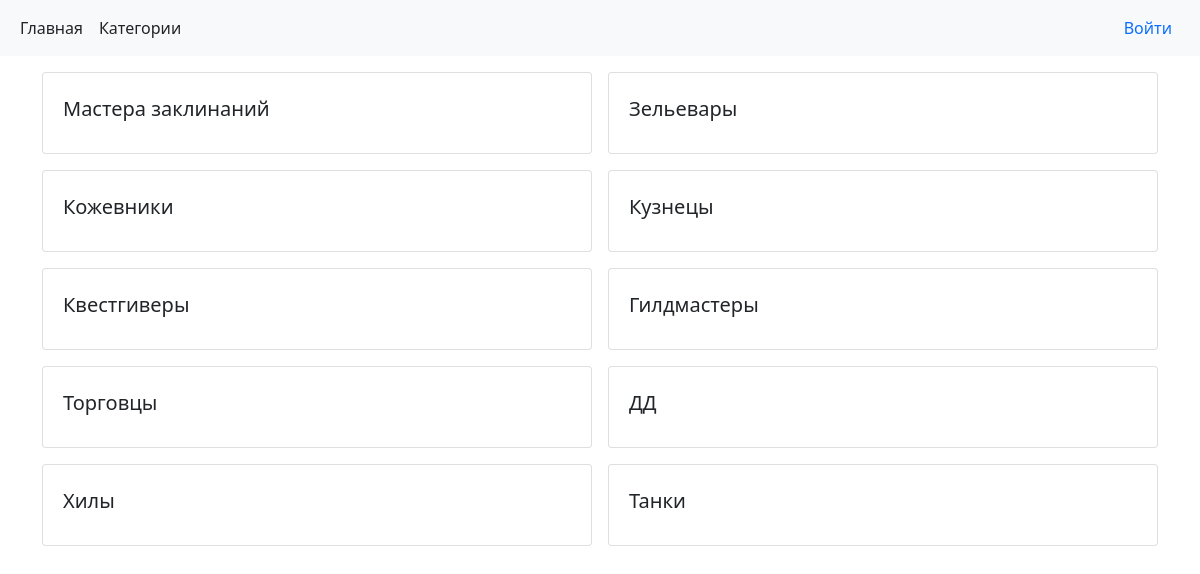
Page /categories/ on the committed database.
### board/models.py (models this page shows, shortened)
class Category(models.Model):
    name = models.CharField(unique=True, max_length=120)
    slug = models.SlugField(
        max_length=255, unique=True, db_index=True, verbose_name="URL"
    )

### board/views.py (the view)
# urls.py: path("categories/", PostCategoryList.as_view(), name="categories"),
class PostCategoryList(ListView):
    model = Category
    template_name = "board/categories.html"
    ordering = "-id"

### templates/board/categories.html (shortened to what this page needs)
{% extends 'base.html' %}
{% block content %}
{% if object_list %}
<div class="container my-3">
    <div class="row row-cols-1 row-cols-md-2 g-3">
        {% for obj in object_list %}
        <div class="col">
            <div class="card">
                <div class="row align-items-center mx-2 my-4">
                    <div class="col">
                        <h5 class="">{{ obj.name }}</h5>
                    </div>
                </div>
            </div>
        </div>
        {% endfor %}
    </div>
</div>
{% else %}
<h4 class="text-center mt-3">Категорий нет</h4>
{% endif %}
{% endblock content %}

### templates/base.html (shortened to what this page needs)
{% load static %}
<!DOCTYPE html>
<html lang="en">
<head>
    <link rel="stylesheet" href="{% static 'font/bootstrap-icons.css'%}" />
    <link href="{% static 'css/bootstrap.css' %}" rel="stylesheet" />
</head>
<body>
    <nav class="navbar navbar-expand-lg bg-body-tertiary bg-light">
        <div class="container-fluid">
            <div class="collapse navbar-collapse" id="navbarSupportedContent">
                <ul class="navbar-nav me-auto mb-2 mb-lg-0">
                    <li class="nav-item">
                        <a class="nav-link active text-dark" aria-current="page" href="{% url 'posts' %}">Главная</a>
                    </li>
                    <li class="nav-item">
                        <a class="nav-link active text-dark" aria-current="page"
                            href="{% url 'categories' %}">Категории</a>
                    </li>
                </ul>
                {% if user.is_authenticated %}
                <ul class="navbar-nav ms-auto">
                    <li class="nav-item dropdown">
                        <a class="nav-link dropdown-toggle" data-bs-toggle="dropdown" href="#">{{ user.username }}<i
                                class="far fa-user"></i></a>
                        <ul class="dropdown-menu dropdown-menu-end" aria-labelledby="navbarDropdown">
                            <li><a class="dropdown-item" href="{% url 'user_posts' user.id %}">Мои объявления</a></li>
                            <li><a class="dropdown-item" href="{% url 'comments_new' %}">Отклики</a></li>
                            <li><a class="dropdown-item" href="{% url 'account_logout' %}">Выход</a></li>
                        </ul>
                    </li>
                </ul>
                {% else %}
                <a class="nav-link" href="{% url 'account_login' %}">Войти</a>
                {% endif %}
            </div>
        </div>
    </nav>
    {% block content %}
    {% endblock content %}
</body>
</html>

### rows in the picture
Category: name "Мастера заклинаний"
Category: name "Зельевары"
Category: name "Кожевники"
Category: name "Кузнецы"
Category: name "Квестгиверы"
Category: name "Гилдмастеры"
Category: name "Торговцы"
Category: name "ДД"
Category: name "Хилы"
Category: name "Танки"
